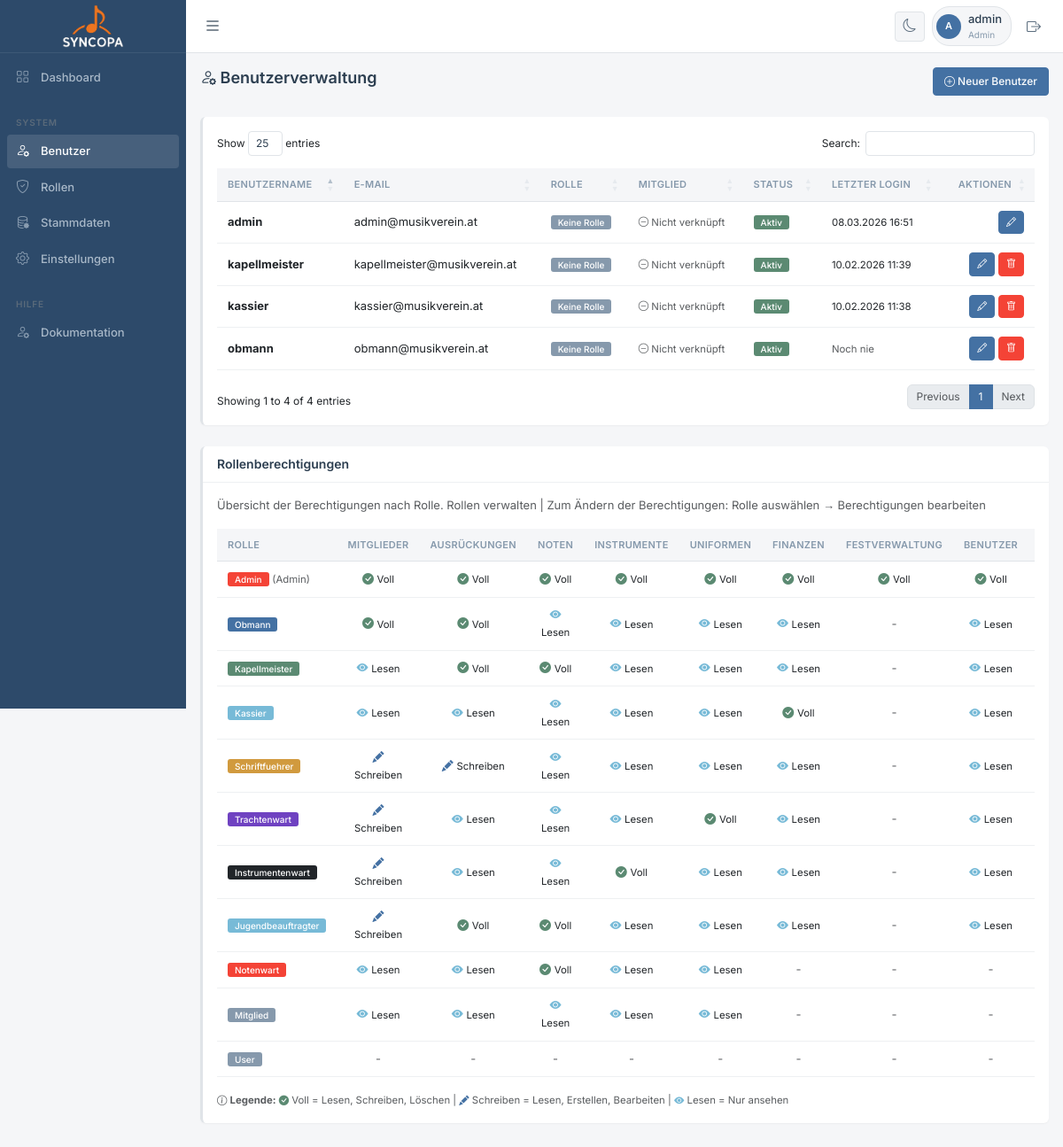
Page /benutzer.php (signed in) on the committed database.
### tables this page shows
CREATE TABLE IF NOT EXISTS `benutzer` (
  `id` int(11) NOT NULL AUTO_INCREMENT,
  `benutzername` varchar(50) NOT NULL,
  `email` varchar(100) NOT NULL,
  `passwort_hash` varchar(255) DEFAULT NULL,
  `rolle` enum('admin','obmann','kassier','schriftfuehrer','mitglied','instrumentenwart','kapellmeister','trachtenwart','jugendbeauftragter','notenwart','user') DEFAULT 'mitglied',
  `rolle_id` int(11) DEFAULT NULL,
  `aktiv` tinyint(1) DEFAULT 1,
  `letzter_login` datetime DEFAULT NULL,
  `erstellt_am` datetime DEFAULT current_timestamp(),
  `aktualisiert_am` datetime DEFAULT current_timestamp() ON UPDATE current_timestamp(),
  `mitglied_id` int(11) DEFAULT NULL,
  `google_id` varchar(100) DEFAULT NULL,
  PRIMARY KEY (`id`),
  UNIQUE KEY `benutzername` (`benutzername`),
  UNIQUE KEY `email` (`email`),
  UNIQUE KEY `google_id` (`google_id`),
  KEY `rolle_id` (`rolle_id`),
  KEY `mitglied_id` (`mitglied_id`)
);

CREATE TABLE IF NOT EXISTS `rollen` (
  `id` int(11) NOT NULL AUTO_INCREMENT,
  `name` varchar(100) NOT NULL,
  `beschreibung` text DEFAULT NULL,
  `ist_admin` tinyint(1) DEFAULT 0,
  `farbe` varchar(20) DEFAULT 'secondary',
  `sortierung` int(11) DEFAULT 100,
  `aktiv` tinyint(1) DEFAULT 1,
  `erstellt_am` timestamp NULL DEFAULT current_timestamp(),
  PRIMARY KEY (`id`)
);

### classes/Database.php (called while the page is built, shortened)
<?php
class Database {
    private static $instance = null;
    private $conn;
    private function __construct() {
        try {
            $dsn = "mysql:host=" . DB_HOST . ";dbname=" . DB_NAME . ";charset=" . DB_CHARSET;
            $options = [
                PDO::ATTR_ERRMODE => PDO::ERRMODE_EXCEPTION,
                PDO::ATTR_DEFAULT_FETCH_MODE => PDO::FETCH_ASSOC,
                PDO::ATTR_EMULATE_PREPARES => false,
            ];
            $this->conn = new PDO($dsn, DB_USER, DB_PASS, $options);
        } catch (PDOException $e) {
            die("Datenbankverbindung fehlgeschlagen: " . $e->getMessage());
        }
    }
    public static function getInstance() {
        if (self::$instance === null) {
            self::$instance = new self();
        }
        return self::$instance;
    }
    public function query($sql, $params = []) {
        try {
            $stmt = $this->conn->prepare($sql);
            $stmt->execute($params);
            return $stmt;
        } catch (PDOException $e) {
            error_log("Datenbankfehler: " . $e->getMessage());
            throw $e;
        }
    }
    public function fetchAll($sql, $params = []) {
        return $this->query($sql, $params)->fetchAll();
    }
    public function fetchOne($sql, $params = []) {
        return $this->query($sql, $params)->fetch();
    }
    public function execute($sql, $params = []) {
        return $this->query($sql, $params);
    }
}

### classes/Session.php (called while the page is built, shortened)
<?php
class Session {
    public static function get($key, $default = null) {
        return $_SESSION[$key] ?? $default;
    }
    public static function has($key) {
        return isset($_SESSION[$key]);
    }
    public static function isLoggedIn() {
        return self::has('user_id');
    }
    public static function getUserId() {
        return self::get('user_id');
    }
    public static function getRollenIds(): array {
        return self::get('rollen_ids', []);
    }
    public static function checkPermission($modul, $aktion = 'lesen'): bool {
        $rollenIds = self::getRollenIds();
        if (empty($rollenIds) && self::isLoggedIn()) {
            $db = Database::getInstance();
            $rows = $db->fetchAll(
                "SELECT rolle_id FROM benutzer_rollen WHERE benutzer_id = ?",
                [self::getUserId()]
            );
            $rollenIds = array_column($rows, 'rolle_id');
        }
        if (empty($rollenIds)) return false;
        $db = Database::getInstance();
        $placeholders = implode(',', array_fill(0, count($rollenIds), '?'));
        $sql = "SELECT MAX(b.`{$aktion}`) as hat_recht
                FROM berechtigungen b
                JOIN rollen r ON r.name = b.rolle
                WHERE r.id IN ({$placeholders}) AND b.modul = ?";
        $params = array_merge(array_values($rollenIds), [$modul]);
        $result = $db->fetchOne($sql, $params);
        return $result && $result['hat_recht'] == 1;
    }
}

### benutzer.php (the view, shortened to what this page needs)
<?php
$db = Database::getInstance();
$benutzer = $db->fetchAll("SELECT * FROM benutzer ORDER BY benutzername");
$benutzerRollenMap = [];
$rollen = $db->fetchAll("SELECT * FROM rollen WHERE aktiv = 1 ORDER BY sortierung, name");
$module = [
    'mitglieder'    => 'Mitglieder',
    'ausrueckungen' => 'Ausrückungen',
    'noten'         => 'Noten',
    'instrumente'   => 'Instrumente',
    'uniformen'     => 'Uniformen',
    'finanzen'      => 'Finanzen',
    'fest'          => 'Festverwaltung',
    'benutzer'      => 'Benutzer',
    'einstellungen' => 'Einstellungen',
];
$berechtigungen_map = [];
foreach ($rollen as $rolle) {
    $perms = $db->fetchAll("SELECT * FROM berechtigungen WHERE rolle = ?", [$rolle['name']]);
    foreach ($perms as $perm) {
        $berechtigungen_map[$rolle['name']][$perm['modul']] = $perm;
    }
}
include 'includes/header.php';
?>
<div class="d-flex justify-content-between align-items-center mb-4">
    <h1 class="h2"><i class="bi bi-person-gear"></i> Benutzerverwaltung</h1>
    <a href="benutzer_bearbeiten.php" class="btn btn-primary">
        <i class="bi bi-plus-circle"></i> Neuer Benutzer
    </a>
</div>
<div class="card">
    <div class="card-body">
        <table class="table table-hover" id="benutzerTable">
            <thead>
                <tr>
                    <th>Benutzername</th>
                    <th>E-Mail</th>
                    <th>Rolle</th>
                    <th>Mitglied</th>
                    <th>Status</th>
                    <th>Letzter Login</th>
                    <th class="text-end">Aktionen</th>
                </tr>
            </thead>
            <tbody>
                <?php foreach ($benutzer as $user): ?>
                <tr>
                    <td><strong><?php echo htmlspecialchars($user['benutzername']); ?></strong></td>
                    <td><?php echo htmlspecialchars($user['email']); ?></td>
                    <td>
                        <?php $userRollen = $benutzerRollenMap[$user['id']] ?? []; ?>
                        <?php if (!empty($userRollen)): ?>
                            <?php foreach ($userRollen as $ur): ?>
                            <span class="badge bg-<?php echo htmlspecialchars($ur['farbe'] ?? 'secondary'); ?> me-1">
                                <?php if ($ur['ist_admin']): ?><i class="bi bi-shield-fill"></i> <?php endif; ?>
                                <?php echo htmlspecialchars(ucfirst($ur['name'])); ?>
                            </span>
                            <?php endforeach; ?>
                        <?php else: ?>
                        <span class="badge bg-secondary">Keine Rolle</span>
                        <?php endif; ?>
                    </td>
                    <td>
                        <?php
                        $mitglied = null;
                        if ($user['mitglied_id']) {
                            $mitglied = $db->fetchOne("SELECT vorname, nachname, mitgliedsnummer FROM mitglieder WHERE id = ?", [$user['mitglied_id']]);
                        }
                        if ($mitglied): ?>
                        <small class="text-success">
                            <i class="bi bi-person-check"></i>
                            <?php echo htmlspecialchars($mitglied['nachname'] . ' ' . $mitglied['vorname']); ?>
                            <br><span class="text-muted"><?php echo htmlspecialchars($mitglied['mitgliedsnummer']); ?></span>
                        </small>
                        <?php else: ?>
                        <small class="text-muted">
                            <i class="bi bi-dash-circle"></i> Nicht verknüpft
                        </small>
                        <?php endif; ?>
                    </td>
                    <td>
                        <?php if ($user['aktiv']): ?>
                        <span class="badge bg-success">Aktiv</span>
                        <?php else: ?>
                        <span class="badge bg-secondary">Inaktiv</span>
                        <?php endif; ?>
                    </td>
                    <td>
                        <?php if ($user['letzter_login']): ?>
                        <small><?php echo date('d.m.Y H:i', strtotime($user['letzter_login'])); ?></small>
                        <?php else: ?>
                        <small class="text-muted">Noch nie</small>
                        <?php endif; ?>
                    </td>
                    <td class="text-end">
                        <a href="benutzer_bearbeiten.php?id=<?php echo $user['id']; ?>" class="btn btn-sm btn-primary">
                            <i class="bi bi-pencil"></i>
                        </a>
                        <?php if ($user['id'] != Session::getUserId()): ?>
                        <a href="benutzer_loeschen.php?id=<?php echo $user['id']; ?>" class="btn btn-sm btn-danger"
                           onclick="return confirmDelete('Benutzer wirklich löschen?')">
                            <i class="bi bi-trash"></i>
                        </a>
                        <?php endif; ?>
                    </td>
                </tr>
                <?php endforeach; ?>
            </tbody>
        </table>
    </div>
</div>
<div class="row mt-4">
    <div class="col-md-12">
        <div class="card">
            <div class="card-header">
                <h5 class="mb-0">Rollenberechtigungen</h5>
            </div>
            <div class="card-body">
                <p class="text-muted">
                    Übersicht der Berechtigungen nach Rolle.
                    <a href="rollen.php">Rollen verwalten</a> |
                    Zum Ändern der Berechtigungen: Rolle auswählen → Berechtigungen bearbeiten
                </p>
                <div class="table-responsive">
                    <table class="table table-sm table-hover">
                        <thead>
                            <tr>
                                <th>Rolle</th>
                                <?php foreach ($module as $modul_key => $modul_name): ?>
                                <th class="text-center"><?php echo $modul_name; ?></th>
                                <?php endforeach; ?>
                            </tr>
                        </thead>
                        <tbody>
                            <?php foreach ($rollen as $rolle): ?>
                            <tr>
                                <td>
                                    <span class="badge bg-<?php echo htmlspecialchars($rolle['farbe']); ?>">
                                        <?php echo htmlspecialchars(ucfirst($rolle['name'])); ?>
                                    </span>
                                    <?php if ($rolle['ist_admin']): ?>
                                    <small class="text-muted">(Admin)</small>
                                    <?php endif; ?>
                                </td>
                                <?php foreach ($module as $modul_key => $modul_name): ?>
                                <td class="text-center">
                                    <?php
                                    if ($rolle['ist_admin']) {
                                        echo '<i class="bi bi-check-circle-fill text-success"></i> <small>Voll</small>';
                                    } elseif (isset($berechtigungen_map[$rolle['name']][$modul_key])) {
                                        $perm = $berechtigungen_map[$rolle['name']][$modul_key];
                                        if ($perm['loeschen']) {
                                            echo '<i class="bi bi-check-circle-fill text-success"></i> <small>Voll</small>';
                                        } elseif ($perm['schreiben']) {
                                            echo '<i class="bi bi-pencil-fill text-primary"></i> <small>Schreiben</small>';
                                        } elseif ($perm['lesen']) {
                                            echo '<i class="bi bi-eye-fill text-info"></i> <small>Lesen</small>';
                                        } else {
                                            echo '<span class="text-muted">-</span>';
                                        }
                                    } else {
                                        echo '<span class="text-muted">-</span>';
                                    }
                                    ?>
                                </td>
                                <?php endforeach; ?>
                            </tr>
                            <?php endforeach; ?>
                        </tbody>
                    </table>
                </div>
                <div class="mt-3">
                    <small class="text-muted">
                        <i class="bi bi-info-circle"></i>
                        <strong>Legende:</strong>
                        <i class="bi bi-check-circle-fill text-success"></i> Voll = Lesen, Schreiben, Löschen |
                        <i class="bi bi-pencil-fill text-primary"></i> Schreiben = Lesen, Erstellen, Bearbeiten |
                        <i class="bi bi-eye-fill text-info"></i> Lesen = Nur ansehen
                    </small>
                </div>
            </div>
        </div>
    </div>
</div>
<?php include 'includes/footer.php'; ?>

### rows in the picture
benutzer: benutzername "admin", email "admin@musikverein.at", aktiv "Aktiv", letzter_login "08.03.2026 16:51"
benutzer: benutzername "kapellmeister", email "kapellmeister@musikverein.at", aktiv "Aktiv", letzter_login "10.02.2026 11:39"
benutzer: benutzername "kassier", email "kassier@musikverein.at", aktiv "Aktiv", letzter_login "10.02.2026 11:38"
benutzer: benutzername "obmann", email "obmann@musikverein.at", aktiv "Aktiv", shows "Noch nie"
rollen: name "Admin", ist_admin "(Admin)"
rollen: name "Obmann", ist_admin 0 (drawn)
rollen: name "Kapellmeister", ist_admin 0 (drawn)
rollen: name "Kassier", ist_admin 0 (drawn)
rollen: name "Schriftfuehrer", ist_admin 0 (drawn)
rollen: name "Trachtenwart", ist_admin 0 (drawn)
rollen: name "Instrumentenwart", ist_admin 0 (drawn)
rollen: name "Jugendbeauftragter", ist_admin 0 (drawn)
rollen: name "Notenwart", ist_admin 0 (drawn)
rollen: name "Mitglied", ist_admin 0 (drawn)
rollen: name "User"

### other values in the picture
substr(Session::getUsername(), 0, 1) "A"
Session::getUsername() "admin"
Session::getRole() "Admin"
$modul_name "MITGLIEDER"
$modul_name "AUSRÜCKUNGEN"
$modul_name "NOTEN"
$modul_name "INSTRUMENTE"
$modul_name "UNIFORMEN"
$modul_name "FINANZEN"
$modul_name "FESTVERWALTUNG"
$modul_name "BENUTZER"
